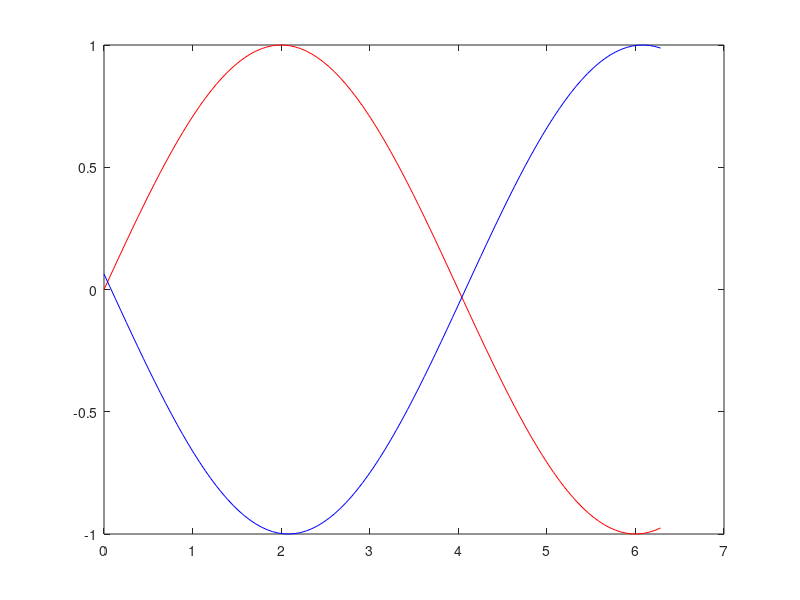

This figure's MATLAB source:
%%%%%%%%%%%%%%%%%%%%%%%%%%%%%%%%%%%%%%%%%%%%%%%%%%%%%%%%%%%%%%%%%%%%%%%%%%
%% To understand the Phase shift %%%%%%%%%%%%%%%%%%%%%%%%%%%%%%%%%%%
%%%%%%%%%%%%%%%%%%%%%%%%%%%%%%%%%%%%%%%%%%%%%%%%%%%%%%%%%%%%%%%%%%%%%%%%%
clear
clc
figure()
t = linspace(0,2*pi) ;
x = sin(pi/4*t) ;
plot(t,x,'r')
hold on
x = sin(pi/4*t+3.078215384) ;  % phase shift by pi/2, which is same as cos 
plot(t,x,'b')